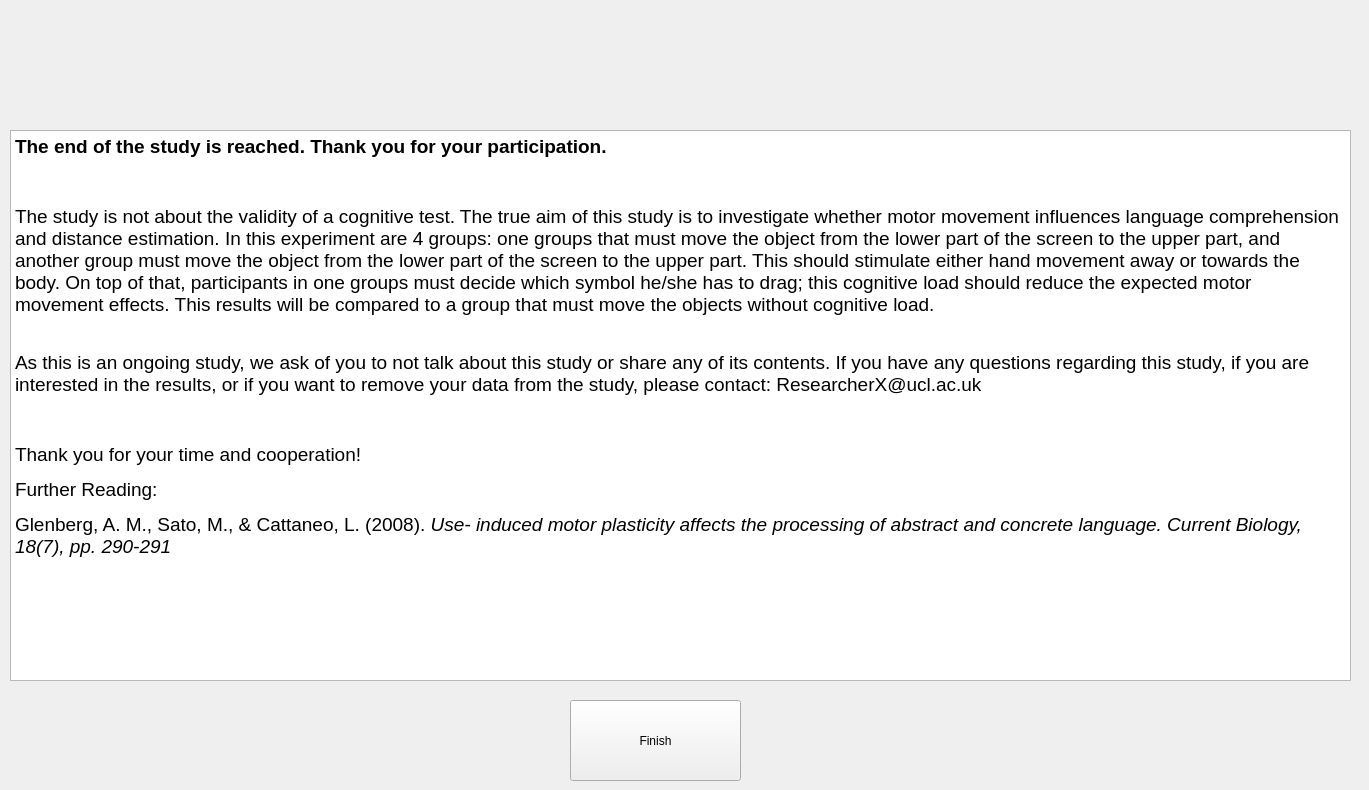
    <widget class="QWidget" name="page_14">
     <widget class="QLabel" name="UCLLogo_9">
      <property name="geometry">
       <rect>
        <x>0</x>
        <y>0</y>
        <width>1360</width>
        <height>100</height>
       </rect>
      </property>
      <property name="text">
       <string/>
      </property>
      <property name="pixmap">
       <pixmap>UCLLogo.jpg</pixmap>
      </property>
      <property name="scaledContents">
       <bool>true</bool>
      </property>
     </widget>
     <widget class="QTextBrowser" name="Debrief">
      <property name="geometry">
       <rect>
        <x>10</x>
        <y>130</y>
        <width>1341</width>
        <height>551</height>
       </rect>
      </property>
      <property name="html">
       <string>&lt;!DOCTYPE HTML PUBLIC &quot;-//W3C//DTD HTML 4.0//EN&quot; &quot;http://www.w3.org/TR/REC-html40/strict.dtd&quot;&gt;
&lt;html&gt;&lt;head&gt;&lt;meta name=&quot;qrichtext&quot; content=&quot;1&quot; /&gt;&lt;style type=&quot;text/css&quot;&gt;
p, li { white-space: pre-wrap; }
&lt;/style&gt;&lt;/head&gt;&lt;body style=&quot; font-family:'Calibri'; font-size:14pt; font-weight:400; font-style:normal;&quot;&gt;
&lt;p style=&quot; margin-top:12px; margin-bottom:0px; margin-left:0px; margin-right:0px; -qt-block-indent:0; text-indent:0px;&quot;&gt;&lt;span style=&quot; font-weight:600;&quot;&gt;The end of the study is reached. Thank you for your participation.&lt;/span&gt; &lt;/p&gt;
&lt;p style=&quot; margin-top:12px; margin-bottom:0px; margin-left:0px; margin-right:0px; -qt-block-indent:0; text-indent:0px;&quot;&gt;&lt;span style=&quot; font-weight:600;&quot;&gt; &lt;/span&gt; &lt;/p&gt;
&lt;p style=&quot; margin-top:12px; margin-bottom:0px; margin-left:0px; margin-right:0px; -qt-block-indent:0; text-indent:0px;&quot;&gt;The study is not about the validity of a cognitive test. The true aim of this study is to investigate whether motor movement influences language comprehension and distance estimation. In this experiment are 4 groups: one groups that must move the object from the lower part of the screen to the upper part, and another group must move the object from the lower part of the screen to the upper part. This should stimulate either hand movement away or towards the body. On top of that, participants in one groups must decide which symbol he/she has to drag; this cognitive load should reduce the expected motor movement effects. This results will be compared to a group that must move the objects without cognitive load. &lt;/p&gt;
&lt;p style=&quot; margin-top:0px; margin-bottom:0px; margin-left:0px; margin-right:0px; -qt-block-indent:0; text-indent:0px;&quot;&gt;  &lt;/p&gt;
&lt;p style=&quot; margin-top:12px; margin-bottom:0px; margin-left:0px; margin-right:0px; -qt-block-indent:0; text-indent:0px;&quot;&gt;As this is an ongoing study, we ask of you to not talk about this study or share any of its contents. If you have any questions regarding this study, if you are interested in the results, or if you want to remove your data from the study, please contact: ResearcherX@ucl.ac.uk &lt;/p&gt;
&lt;p style=&quot; margin-top:12px; margin-bottom:0px; margin-left:0px; margin-right:0px; -qt-block-indent:0; text-indent:0px;&quot;&gt;  &lt;/p&gt;
&lt;p style=&quot; margin-top:12px; margin-bottom:0px; margin-left:0px; margin-right:0px; -qt-block-indent:0; text-indent:0px;&quot;&gt;Thank you for your time and cooperation! &lt;/p&gt;
&lt;p style=&quot; margin-top:12px; margin-bottom:0px; margin-left:0px; margin-right:0px; -qt-block-indent:0; text-indent:0px;&quot;&gt;Further Reading: &lt;/p&gt;
&lt;p style=&quot; margin-top:12px; margin-bottom:12px; margin-left:0px; margin-right:0px; -qt-block-indent:0; text-indent:0px;&quot;&gt;Glenberg, A. M., Sato, M., &amp;amp; Cattaneo, L. (2008). &lt;span style=&quot; font-style:italic;&quot;&gt;Use- induced motor plasticity affects the processing of abstract and concrete language.&lt;/span&gt; &lt;span style=&quot; font-style:italic;&quot;&gt;Current Biology, 18(7), pp. 290-291&lt;/span&gt; &lt;/p&gt;&lt;/body&gt;&lt;/html&gt;</string>
      </property>
     </widget>
     <widget class="QPushButton" name="terminateExp">
      <property name="geometry">
       <rect>
        <x>570</x>
        <y>700</y>
        <width>171</width>
        <height>81</height>
       </rect>
      </property>
      <property name="text">
       <string>Finish</string>
      </property>
     </widget>
    </widget>
